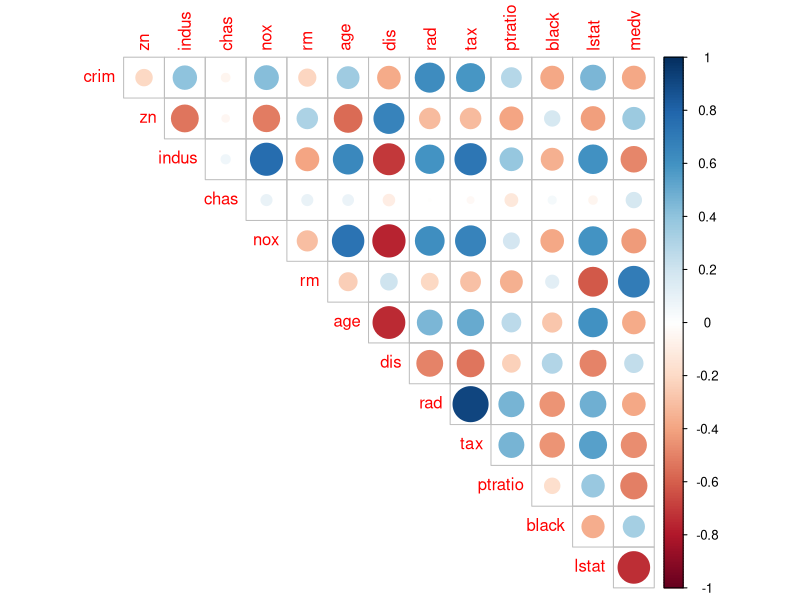
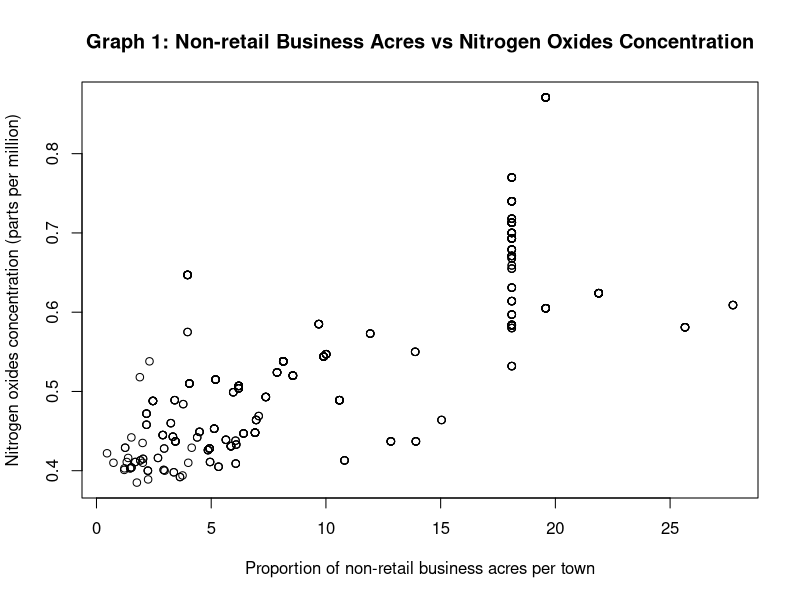
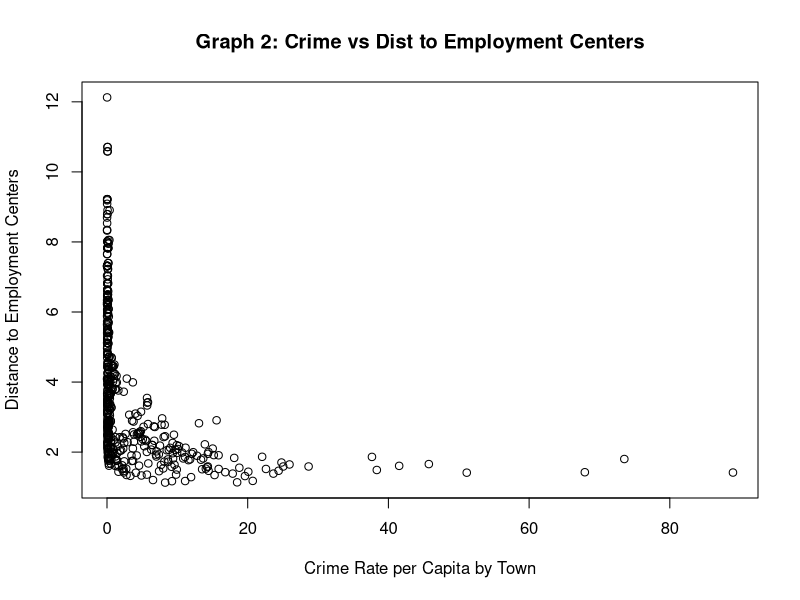
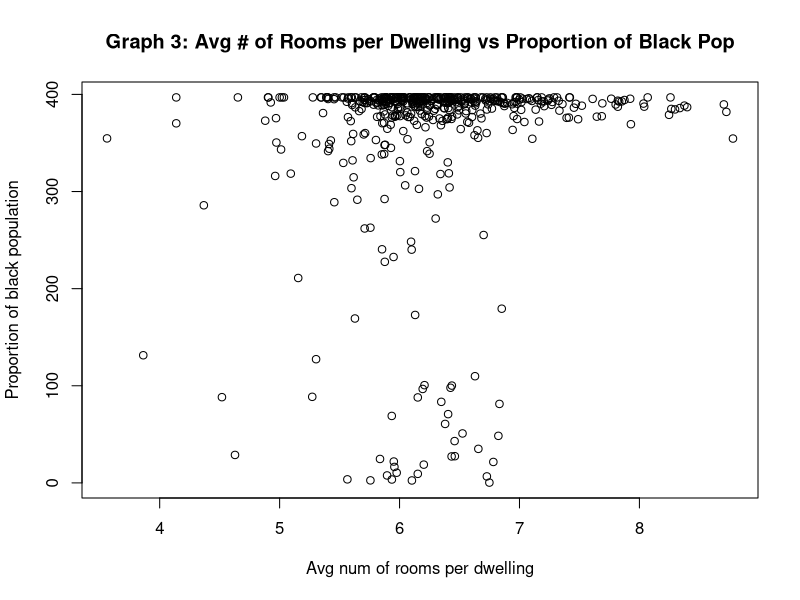
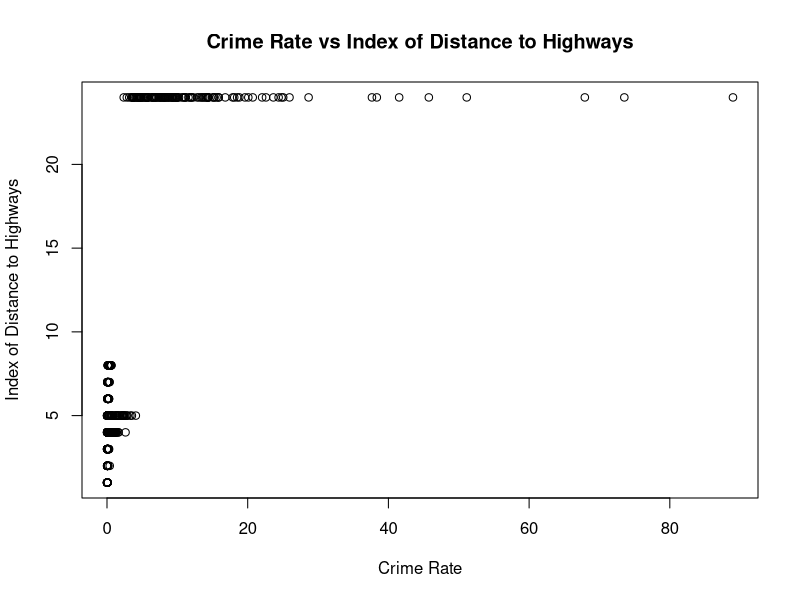
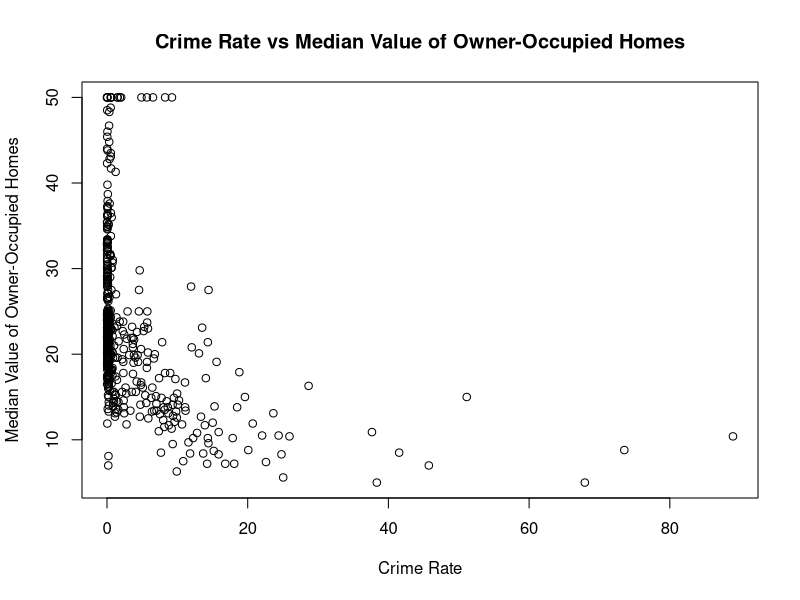
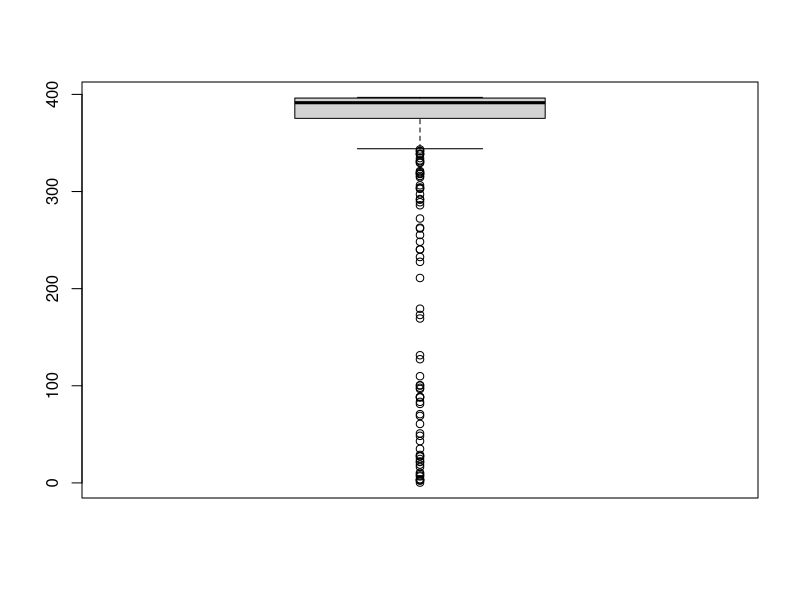

Here is the R script that generated these plots, in order:
## ---- chunk 1
library(MASS)
library(corrplot)
library(dplyr)
## ---- chunk 2
# I like my naming conventions, so I'm just changing the name of the dataset to avoid
# making excessive amounts of typos when I make this notebook.
df_boston = Boston
corrplot(cor(df_boston), type='upper', diag=FALSE)
## ---- chunk 3
plot(df_boston$indus, df_boston$nox,
     main='Graph 1: Non-retail Business Acres vs Nitrogen Oxides Concentration',
     xlab='Proportion of non-retail business acres per town',
     ylab='Nitrogen oxides concentration (parts per million)')

plot(df_boston$crim, df_boston$dis, 
     main='Graph 2: Crime vs Dist to Employment Centers', 
     xlab='Crime Rate per Capita by Town',
     ylab='Distance to Employment Centers')

plot(df_boston$rm, df_boston$black,
     main='Graph 3: Avg # of Rooms per Dwelling vs Proportion of Black Pop',
     xlab='Avg num of rooms per dwelling',
     ylab='Proportion of black population')
## ---- chunk 4
plot(df_boston$crim, df_boston$rad,
     main='Crime Rate vs Index of Distance to Highways',
     xlab='Crime Rate',
     ylab='Index of Distance to Highways')

plot(df_boston$crim, df_boston$medv,
     main='Crime Rate vs Median Value of Owner-Occupied Homes',
     xlab='Crime Rate',
     ylab='Median Value of Owner-Occupied Homes')
## ---- chunk 5
summary(df_boston)
boxplot(df_boston$black)
## ---- chunk 6
df_boston_7 = filter(df_boston,rm>7)
df_boston_8 = filter(df_boston,rm>8)
print(paste('7 rooms per dwelling: ',dim(df_boston_7)[1]))
print(paste('8 rooms per dwelling: ',dim(df_boston_8)[1]))
summary(df_boston_8)
